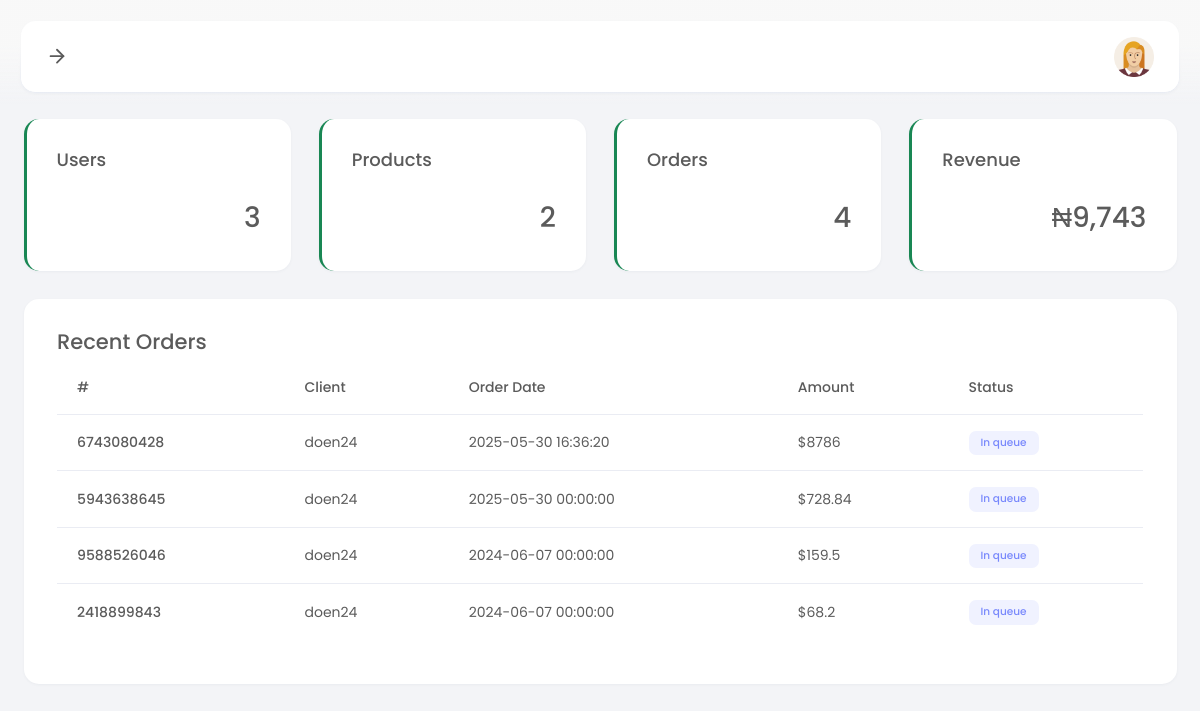
Before: /manager/index.php (signed in) with the older database file.
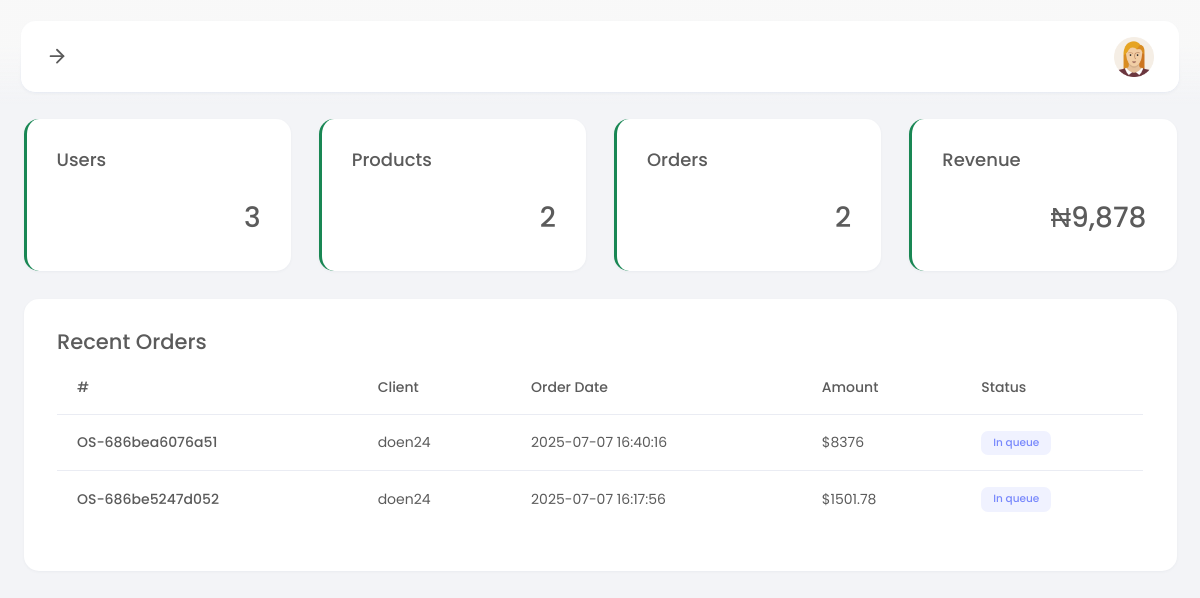
After: the same page with the newer database file.
### tables this page shows
CREATE TABLE `orders` (
  `id` int(11) NOT NULL,
  `orderid` varchar(20) NOT NULL,
  `userid` varchar(10) NOT NULL,
  `ref` varchar(50) DEFAULT NULL,
  `payment_type` varchar(150) DEFAULT NULL,
  `items` text NOT NULL,
  `amount` float NOT NULL,
  `firstname` varchar(20) NOT NULL,
  `lastname` varchar(20) NOT NULL,
  `email` varchar(50) NOT NULL,
  `phone` varchar(30) NOT NULL,
  `country` varchar(30) NOT NULL,
  `city` varchar(30) NOT NULL,
  `zipcode` varchar(10) NOT NULL,
  `address1` varchar(255) NOT NULL,
  `address2` varchar(255) NOT NULL,
  `status` varchar(50) NOT NULL DEFAULT 'In queue',
  `created_at` datetime NOT NULL DEFAULT current_timestamp()
);

CREATE TABLE `users` (
  `id` int(11) NOT NULL,
  `userid` varchar(20) NOT NULL,
  `firstname` varchar(50) NOT NULL,
  `lastname` varchar(50) NOT NULL,
  `username` varchar(50) NOT NULL,
  `phone` varchar(20) NOT NULL,
  `email` varchar(100) NOT NULL,
  `password` varchar(100) NOT NULL,
  `code` varchar(10) NOT NULL,
  `created_at` datetime NOT NULL DEFAULT current_timestamp()
);

### manager/index.php (the view, shortened to what this page needs)
<?php
include_once "../config.php";
$getOrders = mysqli_query($conn, "SELECT * FROM `orders` ORDER BY `id` DESC LIMIT 5");
$getAllOrders = mysqli_query($conn, "SELECT * FROM `orders`");
$getAllUsers = mysqli_query($conn, "SELECT * FROM `users`");
$getAllProducts = mysqli_query($conn, "SELECT * FROM `products`");
$getRevenue = mysqli_query($conn, "SELECT SUM(`amount`) as rev FROM `orders`");
$getRev = mysqli_fetch_assoc($getRevenue);
$rev = $getRev["rev"] ?? 0;
?>
<!DOCTYPE html>
<html lang="en">
<head>
  <link href="assets/plugins/bootstrap/css/bootstrap.min.css" rel="stylesheet">
  <link href="assets/plugins/font-awesome/css/all.min.css" rel="stylesheet">
  <link href="assets/plugins/perfectscroll/perfect-scrollbar.css" rel="stylesheet">
  <link href="assets/plugins/apexcharts/apexcharts.css" rel="stylesheet">
  <link href="assets/css/main.min.css" rel="stylesheet">
  <link href="assets/css/custom.css" rel="stylesheet">
</head>
<body>
  <div class="page-container">
    <?php include("components/menu.php"); ?>
    <div class="page-content">
      <div class="main-wrapper">
        <div class="row">
          <div class="col-md-6 col-xl-3">
            <div class="card stat-widget border-start border-success border-3   ">
              <div class="card-body">
                <h5 class="card-title">Users</h5>
                <h2><?= $getAllUsers->num_rows; ?></h2>
              </div>
            </div>
          </div>
          <div class="col-md-6 col-xl-3">
            <div class="card stat-widget border-start border-success border-3 ">
              <div class="card-body">
                <h5 class="card-title">Products</h5>
                <h2><?= $getAllProducts->num_rows; ?></h2>
              </div>
            </div>
          </div>
          <div class="col-md-6 col-xl-3">
            <div class="card stat-widget border-start border-success border-3 ">
              <div class="card-body">
                <h5 class="card-title">Orders</h5>
                <h2><?= $getAllOrders->num_rows; ?></h2>
              </div>
            </div>
          </div>
          <div class="col-md-6 col-xl-3">
            <div class="card stat-widget border-start border-success border-3 ">
              <div class="card-body">
                <h5 class="card-title">Revenue</h5>
                <h2>₦<?= number_format($rev); ?></h2>
              </div>
            </div>
          </div>
        </div>
        <div class="row">
          <div class="col">
            <div class="card">
              <div class="card-body">
                <div class="row">
                  <div class="col-8">
                    <h4>Recent Orders</h4>
                  </div>
                </div>
                <div class="row">
                  <div class="table-responsive">
                    <table class="table invoice-table">
                      <thead>
                        <tr>
                          <th scope="col">#</th>
                          <th scope="col">Client</th>
                          <th scope="col">Order Date</th>
                          <th scope="col">Amount</th>
                          <th scope="col">Status</th>
                        </tr>
                      </thead>
                      <tbody>
                        <?php
                        if (mysqli_num_rows($getOrders) > 0) {
                          $orders = mysqli_fetch_all($getOrders, MYSQLI_ASSOC);
                          foreach ($orders as $order) {
                            $userid = $order["userid"];
                            $getUser = mysqli_query($conn, "SELECT * FROM `users` WHERE `userid` = '$userid'");
                            $user = mysqli_fetch_assoc($getUser);
                            ?>
                            <tr>
                              <th scope="row"><?= $order["orderid"]; ?></th>
                              <td><?= $user["username"]; ?></td>
                              <td><?= $order["created_at"]; ?></td>
                              <td>$<?= $order["amount"]; ?></td>
                              <td><span class="badge bg-primary"><?= $order["status"]; ?></span></td>
                            </tr>
                            <?php
                          }
                        }
                        ?>
                      </tbody>
                    </table>
                  </div>
                </div>
              </div>
            </div>
          </div>
        </div>
      </div>
    </div>
  </div>
</body>
</html>

Changed rows visible on the page:
removed orders: orderid "6743080428", users.username "doen24", created_at "2025-05-30 16:36:20", amount "8786", status "In queue"
removed orders: orderid "5943638645", users.username "doen24", created_at "2025-05-30 00:00:00", amount "728.84", status "In queue"
removed orders: orderid "9588526046", users.username "doen24", created_at "2024-06-07 00:00:00", amount "159.5", status "In queue"
removed orders: orderid "2418899843", users.username "doen24", created_at "2024-06-07 00:00:00", amount "68.2", status "In queue"
added orders: orderid "OS-686bea6076a51", users.username "doen24", created_at "2025-07-07 16:40:16", amount "8376", status "In queue"
added orders: orderid "OS-686be5247d052", users.username "doen24", created_at "2025-07-07 16:17:56", amount "1501.78", status "In queue"
Other visible differences:
$getAllOrders->num_rows: "4" → "2"
$rev: "9,743" → "9,878"
